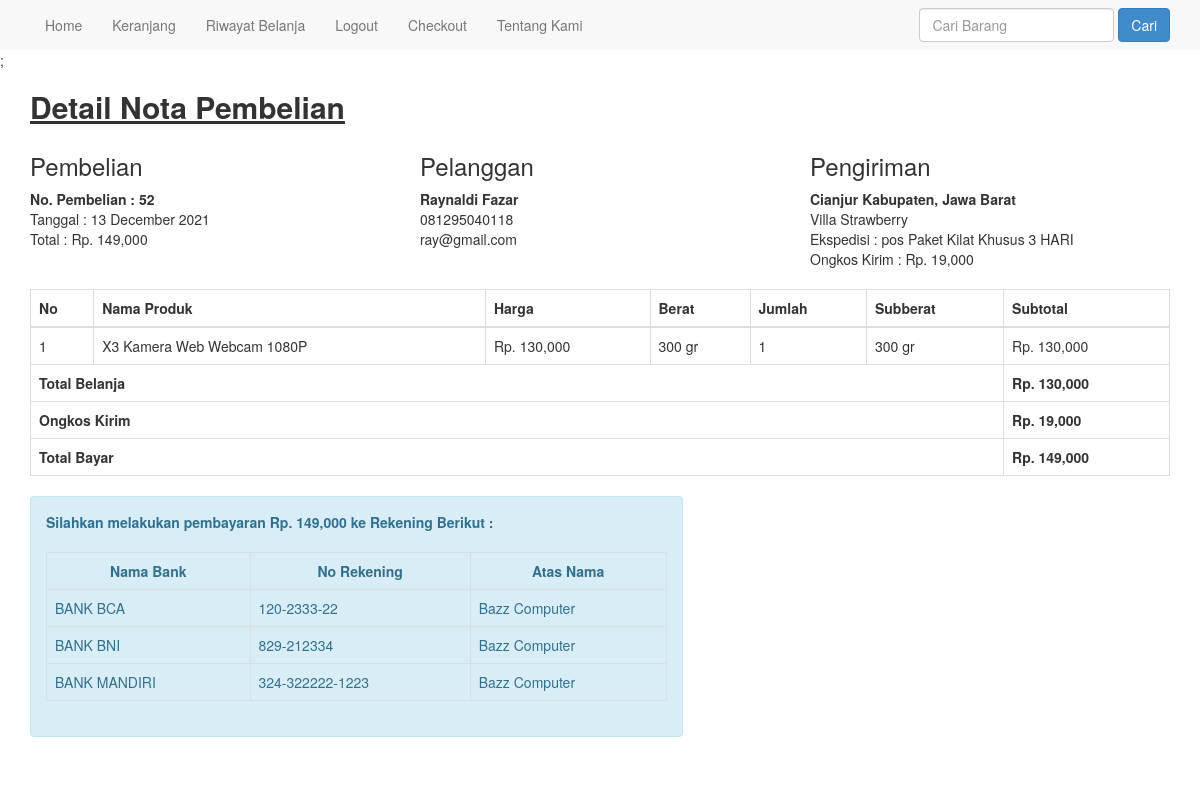
Screenshot of /nota.php?id=52 (signed in) with the database file from the repository.
### tables this page shows
CREATE TABLE `pembelian` (
  `id_pembelian` int(11) NOT NULL,
  `id_pelanggan` int(11) NOT NULL,
  `tanggal_pembelian` date NOT NULL,
  `total_pembelian` int(11) NOT NULL,
  `alamat_pengiriman` text NOT NULL,
  `status_pembelian` varchar(100) NOT NULL DEFAULT 'Belum Dibayar',
  `resi_pengiriman` varchar(50) NOT NULL,
  `totalberat` int(11) NOT NULL,
  `provinsi` varchar(255) NOT NULL,
  `distrik` varchar(255) NOT NULL,
  `tipe` varchar(255) NOT NULL,
  `kodepos` varchar(255) NOT NULL,
  `ekspedisi` varchar(255) NOT NULL,
  `paket` varchar(255) NOT NULL,
  `ongkir` int(11) NOT NULL,
  `estimasi` varchar(255) NOT NULL
);

CREATE TABLE `pelanggan` (
  `id_pelanggan` int(11) NOT NULL,
  `email_pelanggan` varchar(100) NOT NULL,
  `password_pelanggan` varchar(50) NOT NULL,
  `nama_pelanggan` varchar(100) NOT NULL,
  `telepon_pelanggan` varchar(50) NOT NULL,
  `alamat_pelanggan` text NOT NULL
);

CREATE TABLE `pembelian_produk` (
  `id_pembelian_produk` int(11) NOT NULL,
  `id_pembelian` int(11) NOT NULL,
  `id_produk` int(11) NOT NULL,
  `jumlah` int(11) NOT NULL,
  `nama` varchar(100) NOT NULL,
  `harga` int(11) NOT NULL,
  `berat` int(11) NOT NULL,
  `subberat` int(11) NOT NULL,
  `subharga` int(11) NOT NULL
);

### nota.php (the view, shortened to what this page needs)
<?php
include 'koneksi.php';
?>
<!DOCTYPE html>
<html>
<head>
    <link rel="stylesheet" href="admin/assets/css/bootstrap.css">
</head>
<body>
    <?php include 'menu.php' ?>;
    <section class="konten">
        <div class="container">
            <h2><strong><u>Detail Nota Pembelian</u></strong></h2>
            <?php
            $ambil = $koneksi->query("SELECT * FROM pembelian JOIN pelanggan
            ON pembelian.id_pelanggan=pelanggan.id_pelanggan
            WHERE pembelian.id_pembelian='$_GET[id]'");
            $detail = $ambil->fetch_assoc();
            ?>
            <div class="row">
                <div class="col-md-4">
                    <h3>Pembelian</h3>
                    <strong>No. Pembelian : <?php echo $detail['id_pembelian']; ?></strong><br>
                    Tanggal : <?php echo date("d F Y", strtotime($detail['tanggal_pembelian'])); ?><br>
                    Total : Rp. <?php echo number_format($detail['total_pembelian']); ?>
                </div>
                <div class="col-md-4">
                    <h3>Pelanggan</h3>
                    <strong><?php echo $detail['nama_pelanggan']; ?></strong><br>
                    <p>
                        <?php echo $detail['telepon_pelanggan']; ?> <br>
                        <?php echo $detail['email_pelanggan']; ?>
                    </p>
                </div>
                <div class="col-md-4">
                    <h3>Pengiriman</h3>
                    <strong><?php echo $detail['tipe']; ?> <?php echo $detail['distrik']; ?>, <?php echo $detail['provinsi']; ?></strong><br>
                    <?php echo $detail['alamat_pengiriman']; ?> <br>
                    Ekspedisi : <?php echo $detail['ekspedisi']; ?> <?php echo $detail['paket']; ?> <?php echo $detail['estimasi']; ?><br>
                    Ongkos Kirim : Rp. <?php echo number_format($detail['ongkir']); ?>
                </div>
            </div>
            <br>
            <table class="table table-bordered">
                <thead>
                    <tr>
                        <th>No</th>
                        <th>Nama Produk</th>
                        <th>Harga</th>
                        <th>Berat</th>
                        <th>Jumlah</th>
                        <th>Subberat</th>
                        <th>Subtotal</th>
                    </tr>
                </thead>
                <tbody>
                    <?php $nomor = 1; ?>
                    <?php $totalbelanja = 0; ?>
                    <?php $ambil = $koneksi->query("SELECT * FROM pembelian_produk WHERE id_pembelian='$_GET[id]'"); ?>
                    <?php while ($pecah = $ambil->fetch_assoc()) { ?>
                        <tr>
                            <td><?php echo $nomor; ?></td>
                            <td><?php echo $pecah['nama']; ?></td>
                            <td>Rp. <?php echo number_format($pecah['harga']); ?></td>
                            <td><?php echo $pecah['berat']; ?> gr</td>
                            <td><?php echo $pecah['jumlah']; ?></td>
                            <td><?php echo $pecah['subberat']; ?> gr</td>
                            <td>Rp. <?php echo number_format($pecah['subharga']); ?></td>
                        </tr>
                        <?php $nomor++; ?>
                        <?php $totalbelanja += $pecah['subharga']; ?>
                    <?php } ?>
                </tbody>
                <tfoot>
                    <tr>
                        <th colspan="6">Total Belanja</th>
                        <th>Rp. <?php echo number_format($totalbelanja) ?></th>
                    </tr>
                    <tr>
                        <th colspan="6">Ongkos Kirim</th>
                        <th>Rp. <?php echo number_format($detail['ongkir']) ?></th>
                    </tr>
                    <tr>
                        <th colspan="6">Total Bayar</th>
                        <th>Rp. <?php echo number_format($detail['total_pembelian']) ?></th>
                    </tr>
                </tfoot>
            </table>
            <div class="row">
                <div class="col-md-7">
                    <div class="alert alert-info">
                        <p><strong>
                                Silahkan melakukan pembayaran Rp. <?php echo number_format($detail['total_pembelian']); ?> ke Rekening Berikut : <br>
                                <strong><br>
                                    <table class="table table-bordered">
                                        <tr>
                                            <th>
                                                <center>Nama Bank</center>
                                            </th>
                                            <th>
                                                <center>No Rekening</center>
                                            </th>
                                            <th>
                                                <center>Atas Nama</center>
                                            </th>
                                        </tr>
                                        <tr>
                                            <td>BANK BCA</td>
                                            <td>120-2333-22</td>
                                            <td>Bazz Computer</td>
                                        </tr>
                                        <tr>
                                            <td>BANK BNI</td>
                                            <td>829-212334</td>
                                            <td>Bazz Computer</td>
                                        </tr>
                                        <tr>
                                            <td>BANK MANDIRI</td>
                                            <td>324-322222-1223</td>
                                            <td>Bazz Computer</td>
                                        </tr>
                                    </table>
                                </strong>
                        </p>
                    </div>
                </div>
            </div>
        </div>
    </section>
</body>
</head>

### rows the page displays
pembelian: id_pembelian "52", tanggal_pembelian "13 December 2021", total_pembelian "149,000", id_pelanggan.nama_pelanggan "Raynaldi Fazar", id_pelanggan.telepon_pelanggan "081295040118", id_pelanggan.email_pelanggan "ray@gmail.com", tipe "Cianjur", distrik "Kabupaten", provinsi "Jawa Barat", alamat_pengiriman "Villa Strawberry", ekspedisi "pos", paket "Paket Kilat Khusus", estimasi "3 HARI", ongkir "19,000"
pembelian_produk: nama "X3 Kamera Web Webcam 1080P", harga "130,000", berat "300", jumlah "1", subberat "300", subharga "130,000"

### other values shown
$totalbelanja "130,000"
